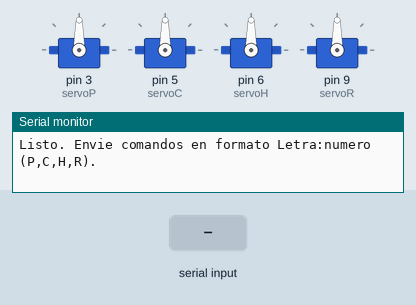
This program was run on a simulated Arduino Uno, built with avr-gcc and run on an emulated ATmega328P. Shown: 4 × servo, the last lines printed to the serial monitor. The inputs (shaded band) are chosen by the test bench.

Above: at 1.2 s.
1.3 s: "P:45\n" received over Serial
At 2.5 s:
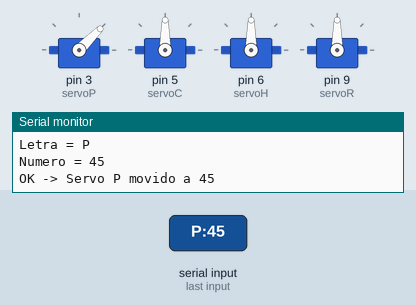
2.8 s: "C:45\n" received over Serial
At 3.8 s:
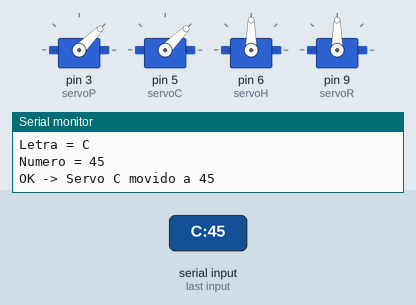
4.3 s: "H:45\n" received over Serial
At 4.9 s:
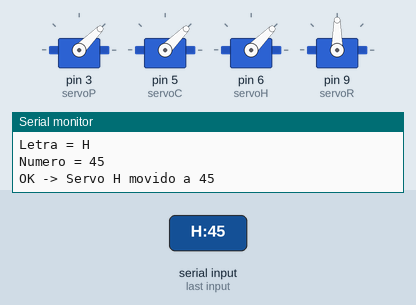
5.8 s: "R:45\n" received over Serial
At 6.1 s:
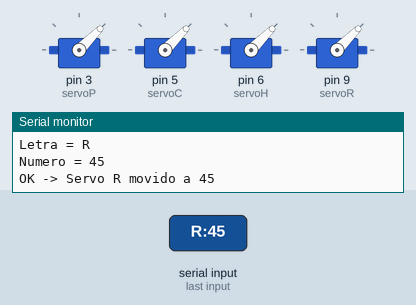
Timing chart, 0 to 8.3 s (numbered marks = the images above; inputs shaded):
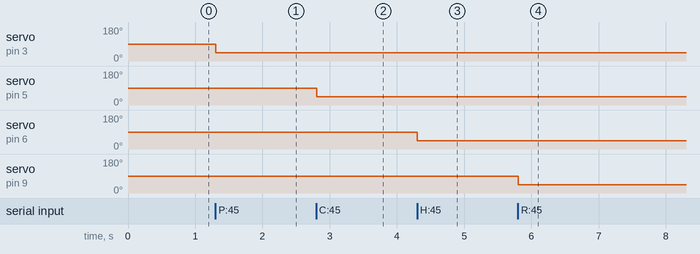

The program:

main.cpp
```cpp
/**************************************************************
 *  PROGRAMA: Control de 4 Servomotores para brazo robótico controlado por un
 * nodo de ros2 *
 *  Este programa permite controlar 4 servos enviando comandos
 *  por el monitor serial con el siguiente formato:
 *
 *      Letra:numero
 *
 *  Ejemplos:
 *      P:90
 *      C:45
 *      H:120
 *      R:0
 *
 *  Donde:
 *      P = Servo conectado al pin 3
 *      C = Servo conectado al pin 5
 *      H = Servo conectado al pin 6
 *      R = Servo conectado al pin 9
 *
 *  El número representa el ángulo del servo (0 a 180 grados).
 *  P Pinza
 *  C Codo
 *  H Hombro
 *  R Base rotor
 **************************************************************/

#include <Arduino.h>   // Librería base de Arduino
#include <Servo.h>     // Librería para controlar servomotores

// Se crean 4 objetos tipo Servo
Servo servoP;
Servo servoC;
Servo servoH;
Servo servoR;

void setup() {

  // Inicia la comunicación serial a 9600 baudios
  // Permite enviar y recibir datos desde el computador
  Serial.begin(9600);

  // Se conectan los servos a los pines digitales correspondientes
  servoP.attach(3);  // Servo P conectado al pin 3
  servoC.attach(5);  // Servo C conectado al pin 5
  servoH.attach(6);  // Servo H conectado al pin 6
  servoR.attach(9);  // Servo R conectado al pin 9

  // Mensaje inicial para el usuario
  Serial.println("Listo. Envie comandos en formato Letra:numero (P,C,H,R).");
}

void loop() {

  // Verifica si hay datos disponibles en el puerto serial
  if (Serial.available()) {

    // Lee la cadena recibida hasta encontrar un salto de línea
    String data = Serial.readStringUntil('\n');

    // Elimina espacios o caracteres invisibles como \r
    data.trim();

    // Muestra en pantalla lo que se recibió (para depuración)
    Serial.print("Recibido: ");
    Serial.println(data);

    // Busca la posición del carácter ':' en el texto recibido
    int separator = data.indexOf(':');

    // Verifica que el formato sea correcto (que exista ':')
    if (separator > 0) {

      // Extrae la primera letra (posición 0)
      char letra = data.charAt(0);

      // Extrae el número después del ':'
      // substring(separator + 1) toma desde después del ':' hasta el final
      int numero = data.substring(separator + 1).toInt();

      // Muestra los valores interpretados
      Serial.print("Letra = ");
      Serial.println(letra);
      Serial.print("Numero = ");
      Serial.println(numero);

      /**************** VALIDACIONES ****************/

      // Validar que la letra sea una de las permitidas
      if (letra != 'P' && letra != 'C' && letra != 'H' && letra != 'R') {
        Serial.println("ERROR: Letra no válida. Use P, C, H o R.");
        return;  // Sale del loop actual sin mover ningún servo
      }

      // Validar que el ángulo esté entre 0 y 180 grados
      if (numero < 0 || numero > 180) {
        Serial.println("ERROR: El numero debe estar entre 0 y 180.");
        return;  // Sale sin mover el servo
      }

      /**************** MOVIMIENTO DEL SERVO ****************/

      // Dependiendo de la letra recibida,
      // se mueve el servo correspondiente
      switch (letra) {

        case 'P':
          servoP.write(numero);  // Mueve servoP al ángulo indicado
          break;

        case 'C':
          servoC.write(numero);  // Mueve servoC al ángulo indicado
          break;

        case 'H':
          servoH.write(numero);  // Mueve servoH al ángulo indicado
          break;

        case 'R':
          servoR.write(numero);  // Mueve servoR al ángulo indicado
          break;
      }

      // Mensaje de confirmación
      Serial.print("OK -> Servo ");
      Serial.print(letra);
      Serial.print(" movido a ");
      Serial.println(numero);

    }
    else {
      // Si no se encontró ':' el formato es incorrecto
      Serial.println("ERROR: Formato incorrecto. Use Letra:numero");
    }
  }
}
```

Measured:
- after the input at 1.3 s, servo on pin 3 (servoP): 90° → 45° at once
- after the input at 2.8 s, servo on pin 5 (servoC): 90° → 45° at once
- after the input at 4.3 s, servo on pin 6 (servoH): 90° → 45° at once
- after the input at 5.8 s, servo on pin 9 (servoR): 90° → 45° at once
